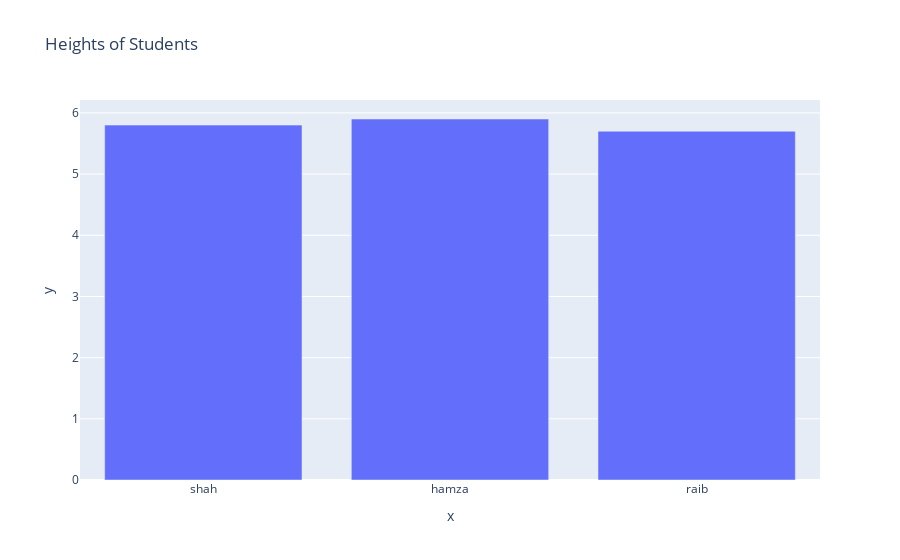

The code cell stored with this chart in its notebook:
### Code cell
names=['shah','hamza','raib']
heights=[5.8,5.9,5.7]
# import libraries
import plotly.express as px
# create line charts
fig=px.bar(x=names,y=heights,title="Heights of Students")
fig.show()
#px.line
# save the plot in png file
fig.write_image("linechart.png")
# sva as a standalone html
fig.write_html("linechart.html")

### Figure 1 — Plotly figure (JSON) as saved in the notebook; plotly's stock layout.template omitted (floating-point values rounded to 4 significant figures)
{"data": [{"alignmentgroup": "True", "hovertemplate": "x=%{x}<br>y=%{y}<extra></extra>", "legendgroup": "", "marker": {"color": "#636efa", "pattern": {"shape": ""}}, "name": "", "offsetgroup": "", "orientation": "v", "showlegend": false, "textposition": "auto", "type": "bar", "x": ["shah", "hamza", "raib"], "xaxis": "x", "y": [5.8, 5.9, 5.7], "yaxis": "y"}], "layout": {"barmode": "relative", "legend": {"tracegroupgap": 0}, "title": {"text": "Heights of Students"}, "xaxis": {"anchor": "y", "domain": [0, 1], "title": {"text": "x"}}, "yaxis": {"anchor": "x", "domain": [0, 1], "title": {"text": "y"}}}}
